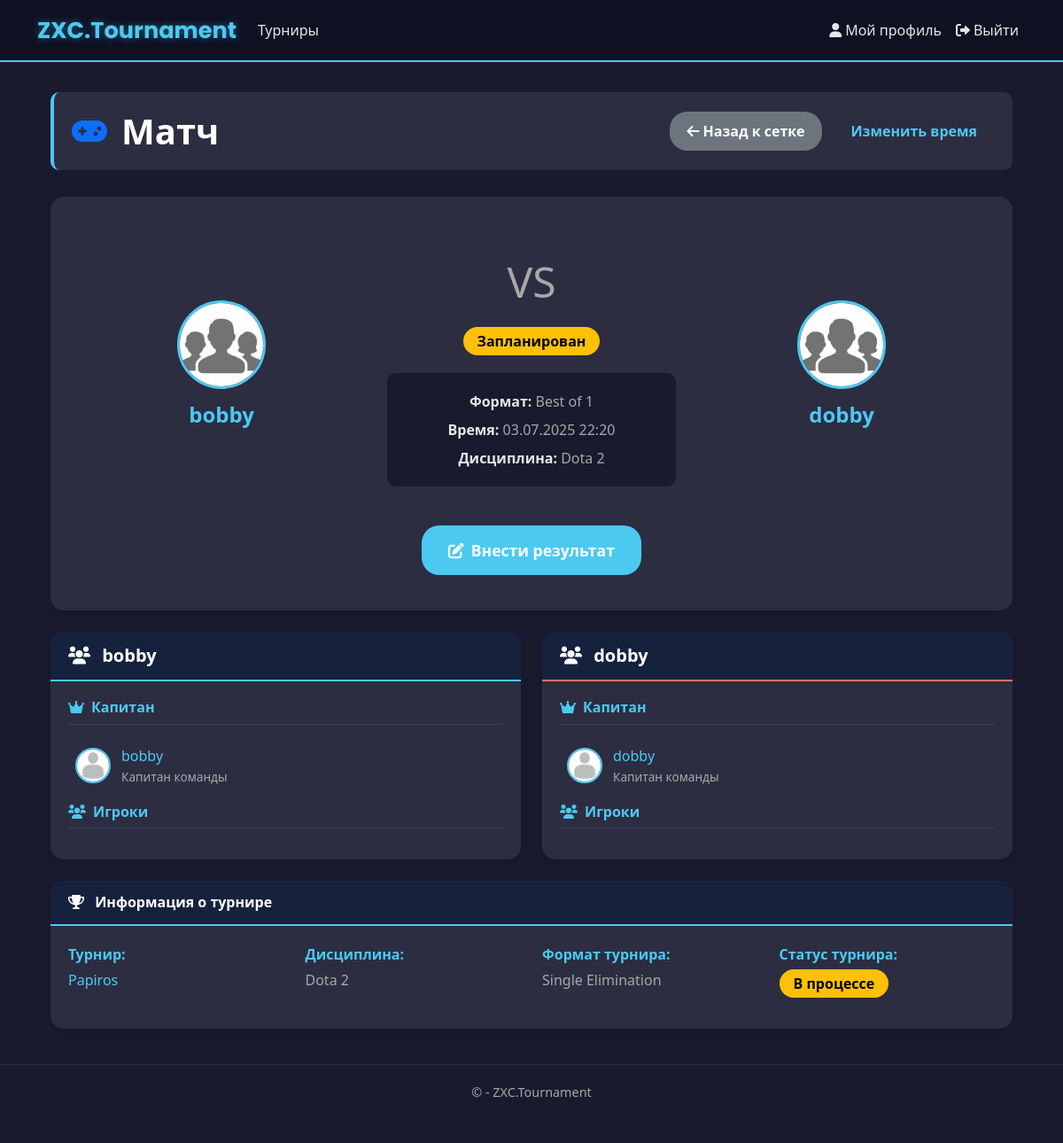
The page /tournaments/7/matches/4/ (signed in) on the database as committed earlier.
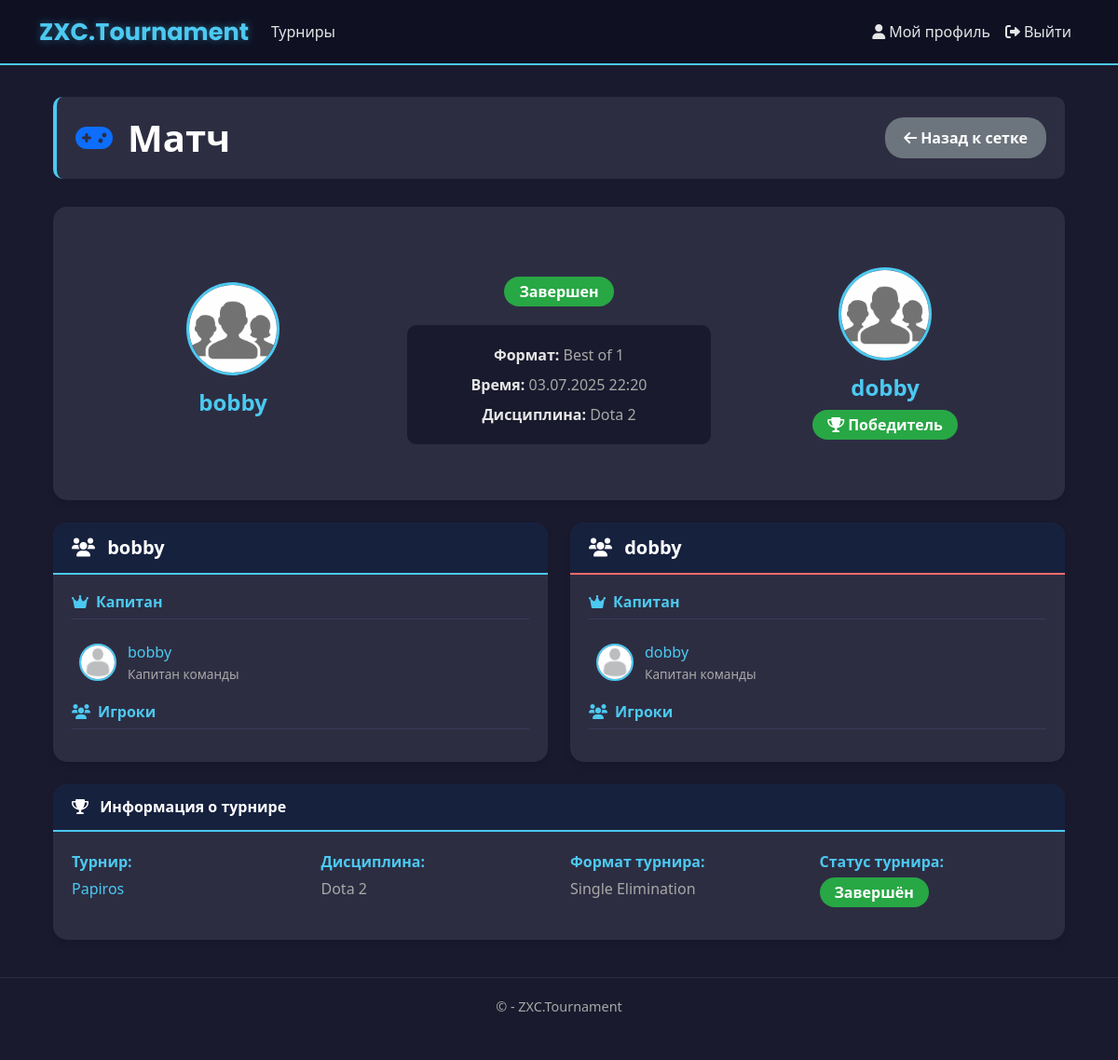
The same page on the database as committed later.
### app/models.py (models this page shows, shortened)
class Tournament(models.Model):
    DISCIPLINE_CHOICES = [
        ('Dota 2', 'Dota 2'),
        ('CS 2', 'CS 2'),
        ('Valorant', 'Valorant'),
        ('LoL', 'League of Legends'),
    ]
    FORMAT_CHOICES = [
        ('1x1', '1x1'),
        ('2x2', '2x2'),
        ('3x3', '3x3'),
        ('5x5', '5x5'),
    ]
    TOURNAMENT_FORMAT_CHOICES = [
        ('single_elimination', 'Single Elimination'),
        ('double_elimination', 'Double Elimination'),
        ('round_robin', 'Round Robin'),
    ]
    TEAM_COUNT_CHOICES = [(i, str(i)) for i in range(2, 513)]
    LOCATION_CHOICES = [
        ('China', 'Китай'),
        ('Western Europe', 'Западная Европа'),
        ('Eastern Europe', 'Восточная Европа'),
        ('Southeast Asia', 'ЮВ Азия'),
        ('North America', 'Северная Америка'),
        ('South America', 'Южная Америка'),
    ]
    name = models.CharField(max_length=50, verbose_name="Название турнира")
    max_teams = models.IntegerField(choices=TEAM_COUNT_CHOICES, verbose_name="Максимальное количество команд")
    start_date = models.DateTimeField(verbose_name="Дата начала")
    discipline = models.CharField(max_length=50, choices=DISCIPLINE_CHOICES, verbose_name="Дисциплина")
    game_format = models.CharField(max_length=50, choices=FORMAT_CHOICES, verbose_name="Формат игры")
    tournament_format = models.CharField(max_length=50, choices=TOURNAMENT_FORMAT_CHOICES, verbose_name="Формат турнира", blank=True, null=True)
    location = models.CharField(max_length=50, choices=LOCATION_CHOICES, verbose_name="Локация")
    description = models.TextField(max_length=1000, verbose_name="Описание", blank=True, null=True)
    creator = models.ForeignKey(User, on_delete=models.CASCADE, verbose_name="Создатель")
    created_at = models.DateTimeField(default=timezone.now, verbose_name="Дата создания")
    is_active = models.BooleanField(default=True, verbose_name="Активный")
    registered_teams = models.ManyToManyField(
        'Team',
        through='TournamentRegistration',
        related_name='tournaments',
        blank=True,
        verbose_name="Зарегистрированные команды"
    )
    class Meta:
        ordering = ['-created_at']
        verbose_name = 'Турнир'
        verbose_name_plural = 'Турниры'
    def is_creator(self, user):
        return self.creator == user
    def get_status(self):
        if hasattr(self, 'bracket'):
            total_matches = BracketMatch.objects.filter(stage__bracket=self.bracket).count()
            completed_matches = BracketMatch.objects.filter(stage__bracket=self.bracket, is_completed=True).count()
            if completed_matches == total_matches and total_matches > 0:
                return 'completed'
            else:
                return 'in_progress'
        return 'planned'
    def get_status_display(self):
        status_map = {
            'planned': 'Запланирован',
            'in_progress': 'В процессе',
            'completed': 'Завершён'
        }
        return status_map.get(self.get_status(), 'Неизвестно')

class TournamentBracket(models.Model):
    FORMAT_CHOICES = [
        ('BO1', 'Best of 1'),
        ('BO3', 'Best of 3'),
        ('BO5', 'Best of 5'),
    ]
    DISTRIBUTION_CHOICES = [
        ('random', 'Случайное распределение'),
        ('manual', 'Ручное распределение'),
    ]
    tournament = models.OneToOneField(Tournament, on_delete=models.CASCADE, related_name='bracket')
    distribution_type = models.CharField(max_length=20, choices=DISTRIBUTION_CHOICES, default='random')
    third_place_match = models.BooleanField(default=False, verbose_name="Матч за третье место")
    created_at = models.DateTimeField(auto_now_add=True)
    updated_at = models.DateTimeField(auto_now=True)
    class Meta:
        verbose_name = 'Турнирная сетка'
        verbose_name_plural = 'Турнирные сетки'

### app/views.py (the view)
# urls.py: path('tournaments/<int:tournament_id>/matches/<int:match_id>/', views.match_detail, name='match_detail'),
@login_required
def match_detail(request, tournament_id, match_id):
    tournament = get_object_or_404(Tournament, id=tournament_id)
    match = None
    match_type = None
    try:
        match = BracketMatch.objects.get(id=match_id, stage__bracket__tournament=tournament)
        match_type = 'bracket'
    except BracketMatch.DoesNotExist:
        try:
            match = RoundRobinMatch.objects.get(id=match_id, table__tournament=tournament)
            match_type = 'round_robin'
        except RoundRobinMatch.DoesNotExist:
            messages.error(request, 'Матч не найден')
            return redirect('tournament_detail', tournament_id=tournament.id)
    is_creator = tournament.is_creator(request.user) if request.user.is_authenticated else False
    context = {
        'tournament': tournament,
        'match': match,
        'match_type': match_type,
        'is_creator': is_creator
    }
    return render(request, 'app/tournaments/matches/match_detail.html', context)

### app/templates/app/tournaments/matches/match_detail.html (shortened to what the changed rows need)
{% extends "app/layout.html" %}
{% block content %}
<div class="container mt-4 matchroom-container">
    <div class="page-header">
        <div class="d-flex justify-content-between align-items-center">
            <div class="d-flex align-items-center">
                <h1 class="mb-0">Матч</h1>
            </div>
            <div class="d-flex gap-2">
                {% if match_type == 'round_robin' %}
                <a href="{% url 'round_robin_table' tournament.id %}" class="btn btn-secondary">
                    <i class="fas fa-arrow-left me-1"></i>Назад к таблице
                </a>
                {% else %}
                <a href="{% url 'tournament_bracket' tournament.id %}" class="btn btn-secondary">
                    <i class="fas fa-arrow-left me-1"></i>Назад к сетке
                </a>
                {% endif %}
                {% if is_creator and match.scheduled_time and not match.is_completed %}
                <a href="{% url 'edit_match_schedule' tournament.id match.id %}" class="btn btn-outline-primary">
                    Изменить время
                </a>
                {% endif %}
            </div>
        </div>
    </div>
    <div class="row mb-4">
        <div class="col-12">
            <div class="match-main-card">
                <div class="card-body text-center">
                    <div class="row align-items-center">
                        <div class="col-md-4">
                            <div class="score-section">
                                {% if match.is_completed %}
                                <div class="match-status">
                                    <span class="badge bg-success">Завершен</span>
                                </div>
                                {% else %}
                                <div class="vs-display">VS</div>
                                <div class="match-status">
                                    {% if match.scheduled_time %}
                                    <span class="badge bg-warning">Запланирован</span>
                                    {% else %}
                                    <span class="badge bg-secondary">Ожидание</span>
                                    {% endif %}
                                </div>
                                {% endif %}
                                <div class="match-info">
                                    <p>
                                        <strong>Формат:</strong>
                                        {% if match_type == 'round_robin' %}
                                        {{ match.get_format_display }}
                                        {% else %}
                                        {{ match.stage.get_format_display }}
                                        {% endif %}
                                    </p>
                                    {% if match.scheduled_time %}
                                    <p>
                                        <strong>Время:</strong>
                                        {{ match.scheduled_time|date:"d.m.Y H:i" }}
                                    </p>
                                    {% endif %}
                                    <p class="mb-0">
                                        <strong>Дисциплина:</strong>
                                        {{ tournament.discipline }}
                                    </p>
                                </div>
                            </div>
                        </div>
                        <div class="col-md-4">
                            <div class="team-section">
                                {% if match.team2.avatar %}
                                <img src="{{ match.team2.avatar.url }}"
                                     alt="{{ match.team2.name }}"
                                     class="team-avatar">
                                {% else %}
                                <div class="team-avatar-placeholder">
                                    <i class="fas fa-users"></i>
                                </div>
                                {% endif %}
                                <h3 class="team-name">
                                    <a href="{% url 'team_page' match.team2.id %}">
                                    </a>
                                </h3>
                                {% if match.is_completed and match.winner == match.team2 %}
                                <span class="badge bg-success">
                                    <i class="fas fa-trophy me-1"></i>Победитель
                                </span>
                                {% endif %}
                            </div>
                        </div>
                    </div>
                    {% if is_creator and not match.is_completed and match.team1 and match.team2 %}
                    <div class="mt-4">
                        {% if match_type == 'round_robin' %}
                        <a href="{% url 'round_robin_match_result' tournament.id match.id %}"
                           class="btn btn-primary btn-lg">
                            <i class="fas fa-edit me-2"></i>Внести результат
                        </a>
                        {% else %}
                        <a href="{% url 'advanced_match_result' tournament.id match.id %}"
                           class="btn btn-primary btn-lg">
                            <i class="fas fa-edit me-2"></i>Внести результат
                        </a>
                        {% endif %}
                    </div>
                    {% endif %}
                </div>
            </div>
        </div>
    </div>
    <div class="row">
        <div class="col-12">
            <div class="tournament-info-card">
                <div class="card-body">
                    <div class="row">
                        <div class="col-md-3">
                            <div class="tournament-info-item">
                                <p>
                                    <a href="{% url 'tournament_detail' tournament.id %}">
                                        {{ tournament.name }}
                                    </a>
                                </p>
                            </div>
                        </div>
                        <div class="col-md-3">
                            <div class="tournament-info-item">
                                <strong>Дисциплина:</strong>
                                <p>{{ tournament.discipline }}</p>
                            </div>
                        </div>
                        <div class="col-md-3">
                            <div class="tournament-info-item">
                                <strong>Формат турнира:</strong>
                                <p>{{ tournament.get_tournament_format_display }}</p>
                            </div>
                        </div>
                        <div class="col-md-3">
                            <div class="tournament-info-item">
                                <strong>Статус турнира:</strong>
                                <span class="badge
                                    {% if tournament.get_status == 'planned' %}bg-secondary
                                    {% elif tournament.get_status == 'in_progress' %}bg-warning text-dark
                                    {% elif tournament.get_status == 'completed' %}bg-success
                                    {% endif %}">
                                    {{ tournament.get_status_display }}
                                </span>
                            </div>
                        </div>
                    </div>
                </div>
            </div>
        </div>
    </div>
</div>
{% endblock %}

Rows that differ between the two databases and show on the page:
changed BracketMatch "bobby": is_completed False → True (drawn)
computed for Tournament "Dota 2": status "В процессе" → "Завершён"
Other text that changed with them:
text no longer shown: "Изменить время VS Запланирован Внести результат"
text now shown: "Завершен Победитель"
